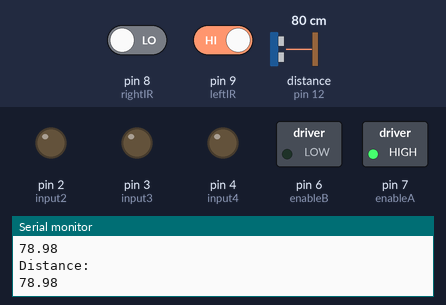
Bench run of a program on a simulated Arduino Uno, built with avr-gcc and run on an emulated ATmega328P. Shown: switched loads named in the program (green lamp = pin HIGH), output pins drawn as LEDs (lit = HIGH), the last lines printed to the serial monitor. Wiring (inferred from the names in the program): ultrasonic range finder: trigger pin 11; echo pin 12. The test bench sets the inputs (shaded band); at power-on: pin 9 (leftIR) HIGH, distance to the obstacle (sensor on pin 12) 80 cm, pin 8 (rightIR) LOW. The echo pulse lasts 58.3 µs per cm; pins used as bus, display or sensor lines are not drawn.

Above: at 6.2 s.
6.3 s: pin 9 (leftIR) driven LOW
At 7.1 s:
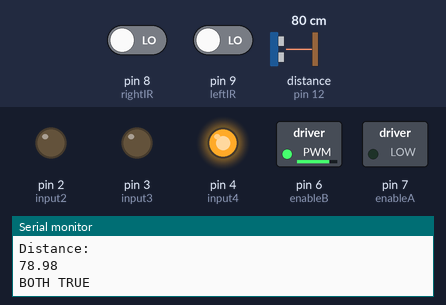
7.8 s: distance to the obstacle (sensor on pin 12) set to 2 cm
10.8 s: pin 8 (rightIR) driven HIGH
At 12.0 s:
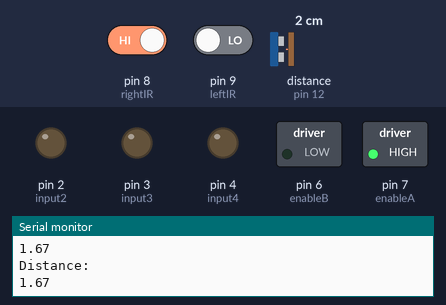
12.3 s: pin 9 (leftIR) driven HIGH
At 12.7 s:
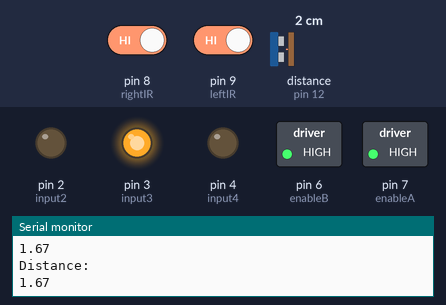
13.8 s: pin 8 (rightIR) driven LOW
At 14.4 s:
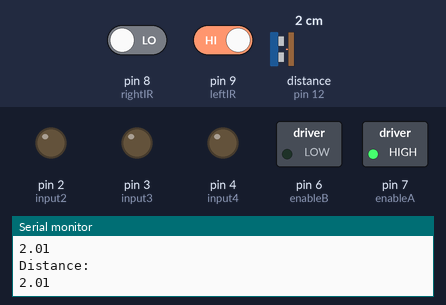
Timing chart, 0 to 16.3 s (numbered marks = the images above; inputs shaded):
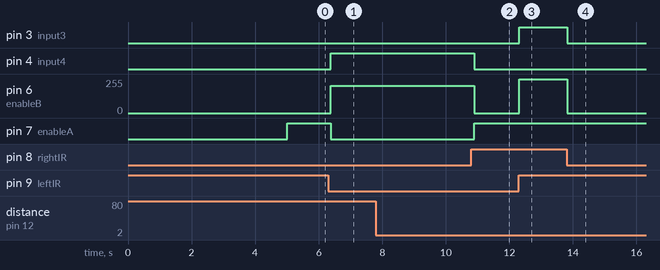

The program:

main.cpp
```cpp
#include <Arduino.h>

// Pin definitions
#define trigger 11
#define echo 12
// Right wheel
#define input3 3
#define input4 4
#define enableB 6
// Left wheel
#define input2 2
#define input1 1
#define enableA 7

#define leftIR 9
#define rightIR 8

int duration;
float distance;

void activeBreak();

bool brakeOnce = false;

const int distanceThreshold = 50;  // Threshold distance in cm

void setup() {
  Serial.begin(9600);
  // Initialize pins
  pinMode(trigger, OUTPUT);
  pinMode(echo, INPUT);
  pinMode(enableA, OUTPUT);
  pinMode(input4, OUTPUT);
  pinMode(input3, OUTPUT);
  pinMode(enableB, OUTPUT);
  pinMode(input2, OUTPUT);
  pinMode(input1, OUTPUT);
  pinMode(leftIR, INPUT);
  pinMode(rightIR, INPUT);

  if (!brakeOnce){
      activeBreak();
      delay(5000);
      brakeOnce = true;
    }
}

void loop() {

  // Trigger the ultrasonic sensor
  digitalWrite(trigger, LOW);
  delayMicroseconds(5);
  digitalWrite(trigger, HIGH);
  delayMicroseconds(10);
  digitalWrite(trigger, LOW);

  // Read the echo pin
  duration = pulseIn(echo, HIGH);
  distance = duration * 0.034 / 2;  // Calculate distance

  Serial.println ("Distance: ");
  Serial.println (distance);

  int lval = digitalRead(leftIR);
  int rval = digitalRead(rightIR);
  if (distance <= distanceThreshold && distance >= 0 && lval == HIGH && rval == HIGH) {
    // Move forward
    digitalWrite(input1, HIGH);
    digitalWrite(input2, LOW);
    analogWrite(enableA, 255);  // Full speed for LEFT motor

    digitalWrite(input3, HIGH);
    digitalWrite(input4, LOW);
    analogWrite(enableB, 255);  // Full speed for RIGHT motor

  } else if(lval == LOW && rval == LOW){
    digitalWrite(input1, LOW);
    digitalWrite(input2, LOW);
    analogWrite(enableA, 0);  // Full speed for left motor (REVERSE)

    digitalWrite(input3, LOW);
    digitalWrite(input4, HIGH);
    analogWrite(enableB, 0.8*255);    //Eto lang yung kaya eh (REVERSE)
    Serial.println("BOTH TRUE");

    } else if(lval == LOW && rval == LOW && distance <= distanceThreshold && distance >= 0){
    digitalWrite(input1, LOW);
    digitalWrite(input2, LOW);
    analogWrite(enableA, 0);  // Full speed for left motor (REVERSE)

    digitalWrite(input3, LOW);
    digitalWrite(input4, HIGH);
    analogWrite(enableB, 0.8*255);    //Eto lang yung kaya eh (REVERSE)
    Serial.println("BOTH TRUE");


  // }  else if(lval == LOW && rval == HIGH){
  //   digitalWrite(input1, HIGH);
  //   digitalWrite(input2, LOW);
  //   analogWrite(enableA, 255);  // Full speed for left motor

  //   digitalWrite(input3, LOW);
  //   digitalWrite(input4, LOW);
  //   analogWrite(enableB, 0);    // Stop the right motor
  //   Serial.println("RIGHT TRUE");

  // } else if(lval == HIGH && rval == LOW){
  //   digitalWrite(input1, LOW);
  //   digitalWrite(input2, LOW);
  //   analogWrite(enableA, 0);  // Full speed for left motor

  //   digitalWrite(input3, HIGH);
  //   digitalWrite(input4, LOW);
  //   analogWrite(enableB, 0.5*255);    // Stop the right motor
  //   Serial.println("LEFT TRUE");

  } else {
    // Turn by moving only the left wheel
    digitalWrite(input1, HIGH);
    digitalWrite(input2, LOW);
    analogWrite(enableA, 255);  // Full speed for left motor

    digitalWrite(input3, LOW);
    digitalWrite(input4, LOW);
    analogWrite(enableB, 0);  // Full speed for RIGHT motor

     // Full speed for RIGHT motor
  }

  delay(100);  // Short delay to stabilize the readings
}

void activeBreak() {
  digitalWrite(input1, LOW);
  digitalWrite(input2, LOW);
  analogWrite(enableA, 0);
  digitalWrite(input3, LOW);
  digitalWrite(input4, LOW);
  analogWrite(enableB, 0);
}
```

Measured:
- after the input at 6.3 s, pin 4 (input4): LOW → HIGH after 0.08 s; pin 6 (enableB): 0/255 → 204/255 after 0.08 s; pin 7 (enableA): HIGH → LOW after 0.08 s
- after the input at 10.8 s, pin 4 (input4): HIGH → LOW after 0.09 s; pin 6 (enableB): 204/255 → 0/255 after 0.09 s; pin 7 (enableA): LOW → HIGH after 0.09 s
- after the input at 12.3 s, pin 3 (input3): LOW → HIGH at once; pin 6 (enableB): 0/255 → 255/255 at once
- after the input at 13.8 s, pin 3 (input3): HIGH → LOW at once; pin 6 (enableB): 255/255 → 0/255 at once
